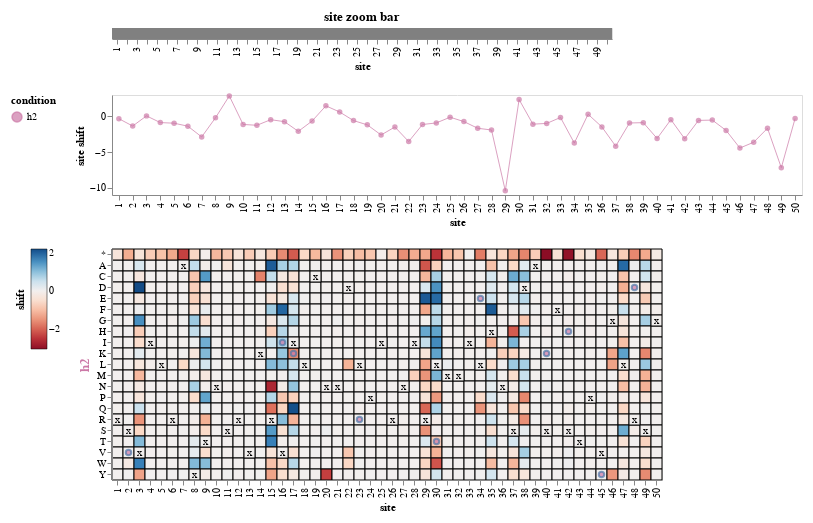

The cell this chart's notebook holds for it:
### Code cell
fit_model.model.mut_param_heatmap(mut_param="shift")

### Figure 1 — Vega-Lite specification as saved in the notebook (floating-point values rounded to 4 significant figures; data arrays with more than 128 entries replaced by an {"elided": "..."} marker saying what was removed)
{"config": {"view": {"continuousWidth": 300, "continuousHeight": 300}, "axis": {"grid": false, "labelOverlap": "parity"}, "padding": 10}, "vconcat": [{"data": {"name": "data-2944a0a5bb916d2570f382be55d2b0df"}, "mark": {"type": "rect"}, "encoding": {"color": {"value": "gray"}, "tooltip": [{"field": "site", "type": "quantitative"}], "x": {"field": "site", "sort": {"field": "_stat_site_order", "order": "ascending"}, "type": "ordinal"}}, "height": 11, "name": "view_2", "title": "site zoom bar", "width": 500}, {"layer": [{"mark": {"type": "line", "opacity": 0.7, "size": 1}, "encoding": {"color": {"field": "condition", "legend": {"orient": "left"}, "scale": {"domain": ["h2"], "range": ["#CC79A7"]}, "type": "nominal"}, "tooltip": [{"field": "site", "type": "quantitative"}, {"field": "condition", "type": "nominal"}, {"field": "_stat_site_val", "format": ".3g", "title": "site shift", "type": "quantitative"}, {"field": "wildtype", "type": "nominal"}, {"field": "wildtype_h2", "type": "nominal"}], "x": {"field": "site", "sort": {"field": "_stat_site_order", "order": "ascending"}, "type": "ordinal"}, "y": {"field": "_stat_site_val", "scale": {"zero": true}, "title": "site shift", "type": "quantitative"}}, "name": "view_1", "transform": [{"lookup": "site", "from": {"data": {"name": "data-55030e47fdf240d2a5d75449bd8fd934"}, "key": "site", "fields": ["wildtype", "wildtype_h2", "_stat_site_order"]}}, {"calculate": "max(datum['shift'],floor_at_zero['floor'])", "as": "_stat"}, {"joinaggregate": [{"op": "max", "field": "_stat", "as": "_stat_site_max"}], "groupby": ["site"]}, {"filter": "((datum['_stat_site_max'] >= (param_1['cutoff'] - 1e-06)) || (!isNumber(datum['_stat_site_max'])))"}, {"calculate": "(datum.wildtype !== datum.mutant)", "as": "_stat_not_wildtype"}, {"joinaggregate": [{"op": "max", "field": "_stat_not_wildtype", "as": "_stat_site_has_non_wildtype"}], "groupby": ["site"]}, {"filter": "datum['_stat_site_has_non_wildtype']"}, {"filter": {"param": "param_3"}}, {"aggregate": [{"op": "sum", "field": "_stat", "as": "_stat_sum"}, {"op": "mean", "field": "_stat", "as": "_stat_mean"}, {"op": "max", "field": "_stat", "as": "_stat_max"}, {"op": "min", "field": "_stat", "as": "_stat_min"}], "groupby": ["site", "wildtype", "wildtype_h2", "_stat_site_order", "condition"]}, {"fold": ["_stat_sum", "_stat_mean", "_stat_max", "_stat_min"], "as": ["_stat_site_stat", "_stat_site_val"]}, {"filter": {"param": "site_stat"}}, {"calculate": "true", "as": "_stat_show_line"}, {"filter": {"param": "param_2"}}]}, {"mark": {"type": "circle", "opacity": 0.7}, "encoding": {"color": {"field": "condition", "legend": {"orient": "left"}, "scale": {"domain": ["h2"], "range": ["#CC79A7"]}, "type": "nominal"}, "tooltip": [{"field": "site", "type": "quantitative"}, {"field": "condition", "type": "nominal"}, {"field": "_stat_site_val", "format": ".3g", "title": "site shift", "type": "quantitative"}, {"field": "wildtype", "type": "nominal"}, {"field": "wildtype_h2", "type": "nominal"}], "x": {"field": "site", "sort": {"field": "_stat_site_order", "order": "ascending"}, "type": "ordinal"}, "y": {"field": "_stat_site_val", "scale": {"zero": true}, "title": "site shift", "type": "quantitative"}}, "transform": [{"lookup": "site", "from": {"data": {"name": "data-55030e47fdf240d2a5d75449bd8fd934"}, "key": "site", "fields": ["wildtype", "wildtype_h2", "_stat_site_order"]}}, {"calculate": "max(datum['shift'],floor_at_zero['floor'])", "as": "_stat"}, {"joinaggregate": [{"op": "max", "field": "_stat", "as": "_stat_site_max"}], "groupby": ["site"]}, {"filter": "((datum['_stat_site_max'] >= (param_1['cutoff'] - 1e-06)) || (!isNumber(datum['_stat_site_max'])))"}, {"calculate": "(datum.wildtype !== datum.mutant)", "as": "_stat_not_wildtype"}, {"joinaggregate": [{"op": "max", "field": "_stat_not_wildtype", "as": "_stat_site_has_non_wildtype"}], "groupby": ["site"]}, {"filter": "datum['_stat_site_has_non_wildtype']"}, {"filter": {"param": "param_3"}}, {"aggregate": [{"op": "sum", "field": "_stat", "as": "_stat_sum"}, {"op": "mean", "field": "_stat", "as": "_stat_mean"}, {"op": "max", "field": "_stat", "as": "_stat_max"}, {"op": "min", "field": "_stat", "as": "_stat_min"}], "groupby": ["site", "wildtype", "wildtype_h2", "_stat_site_order", "condition"]}, {"fold": ["_stat_sum", "_stat_mean", "_stat_max", "_stat_min"], "as": ["_stat_site_stat", "_stat_site_val"]}, {"filter": {"param": "site_stat"}}]}], "data": {"name": "data-af5918c3e509bda59a1dc30d81e17ecc"}, "height": 100, "width": 690}, {"vconcat": [{"layer": [{"mark": {"type": "rect", "color": "gray", "opacity": 0.25}, "encoding": {"x": {"field": "site", "sort": {"field": "_stat_site_order", "order": "ascending"}, "type": "ordinal"}, "y": {"field": "mutant", "scale": {"domain": ["*", "A", "C", "D", "E", "F", "G", "H", "I", "K", "L", "M", "N", "P", "Q", "R", "S", "T", "V", "W", "Y"]}, "sort": ["*", "A", "C", "D", "E", "F", "G", "H", "I", "K", "L", "M", "N", "P", "Q", "R", "S", "T", "V", "W", "Y"], "title": null, "type": "nominal"}}, "name": "view_3", "transform": [{"lookup": "site", "from": {"data": {"name": "data-55030e47fdf240d2a5d75449bd8fd934"}, "key": "site", "fields": ["wildtype", "wildtype_h2", "_stat_site_order"]}}, {"calculate": "max(datum['shift'],floor_at_zero['floor'])", "as": "_stat"}, {"joinaggregate": [{"op": "max", "field": "_stat", "as": "_stat_site_max"}], "groupby": ["site"]}, {"filter": "((datum['_stat_site_max'] >= (param_1['cutoff'] - 1e-06)) || (!isNumber(datum['_stat_site_max'])))"}, {"calculate": "(datum.wildtype !== datum.mutant)", "as": "_stat_not_wildtype"}, {"joinaggregate": [{"op": "max", "field": "_stat_not_wildtype", "as": "_stat_site_has_non_wildtype"}], "groupby": ["site"]}, {"filter": "datum['_stat_site_has_non_wildtype']"}, {"filter": {"param": "param_3"}}, {"filter": "(datum['condition'] === 'h2')"}, {"impute": "_stat_dummy", "key": "mutant", "groupby": ["site"], "keyvals": ["*", "A", "C", "D", "E", "F", "G", "H", "I", "K", "L", "M", "N", "P", "Q", "R", "S", "T", "V", "W", "Y"], "value": null}]}, {"mark": {"type": "rect"}, "encoding": {"color": {"field": "_stat", "legend": {"gradientLength": 100, "gradientStrokeColor": "black", "gradientStrokeWidth": 0.5, "orient": "left", "title": "shift", "titleOrient": "left"}, "scale": {"domainMax": 2.197, "domainMid": 0, "domainMin": {"expr": "floor_at_zero.floor"}, "nice": false, "scheme": "redblue", "type": "linear", "zero": true}, "type": "quantitative"}, "stroke": {"value": "black"}, "tooltip": [{"field": "site", "type": "nominal"}, {"field": "wildtype", "type": "nominal"}, {"field": "mutant", "type": "nominal"}, {"field": "shift", "format": ".3g", "type": "quantitative"}, {"field": "condition", "type": "nominal"}, {"field": "wildtype_h2", "type": "nominal"}], "x": {"axis": {"labels": true, "ticks": true, "title": "site"}, "field": "site", "sort": {"field": "_stat_site_order", "order": "ascending"}, "type": "ordinal"}, "y": {"field": "mutant", "scale": {"domain": ["*", "A", "C", "D", "E", "F", "G", "H", "I", "K", "L", "M", "N", "P", "Q", "R", "S", "T", "V", "W", "Y"]}, "sort": ["*", "A", "C", "D", "E", "F", "G", "H", "I", "K", "L", "M", "N", "P", "Q", "R", "S", "T", "V", "W", "Y"], "title": null, "type": "nominal"}}, "title": {"text": "h2", "anchor": "middle", "color": "#CC79A7", "orient": "left"}, "transform": [{"lookup": "site", "from": {"data": {"name": "data-55030e47fdf240d2a5d75449bd8fd934"}, "key": "site", "fields": ["wildtype", "wildtype_h2", "_stat_site_order"]}}, {"calculate": "max(datum['shift'],floor_at_zero['floor'])", "as": "_stat"}, {"joinaggregate": [{"op": "max", "field": "_stat", "as": "_stat_site_max"}], "groupby": ["site"]}, {"filter": "((datum['_stat_site_max'] >= (param_1['cutoff'] - 1e-06)) || (!isNumber(datum['_stat_site_max'])))"}, {"calculate": "(datum.wildtype !== datum.mutant)", "as": "_stat_not_wildtype"}, {"joinaggregate": [{"op": "max", "field": "_stat_not_wildtype", "as": "_stat_site_has_non_wildtype"}], "groupby": ["site"]}, {"filter": "datum['_stat_site_has_non_wildtype']"}, {"filter": {"param": "param_3"}}, {"filter": "(datum['condition'] === 'h2')"}]}, {"mark": {"type": "text", "color": "black", "text": "x"}, "encoding": {"x": {"field": "site", "sort": {"field": "_stat_site_order", "order": "ascending"}, "type": "ordinal"}, "y": {"field": "mutant", "scale": {"domain": ["*", "A", "C", "D", "E", "F", "G", "H", "I", "K", "L", "M", "N", "P", "Q", "R", "S", "T", "V", "W", "Y"]}, "sort": ["*", "A", "C", "D", "E", "F", "G", "H", "I", "K", "L", "M", "N", "P", "Q", "R", "S", "T", "V", "W", "Y"], "title": null, "type": "nominal"}}, "transform": [{"lookup": "site", "from": {"data": {"name": "data-55030e47fdf240d2a5d75449bd8fd934"}, "key": "site", "fields": ["wildtype", "wildtype_h2", "_stat_site_order"]}}, {"calculate": "max(datum['shift'],floor_at_zero['floor'])", "as": "_stat"}, {"joinaggregate": [{"op": "max", "field": "_stat", "as": "_stat_site_max"}], "groupby": ["site"]}, {"filter": "((datum['_stat_site_max'] >= (param_1['cutoff'] - 1e-06)) || (!isNumber(datum['_stat_site_max'])))"}, {"calculate": "(datum.wildtype !== datum.mutant)", "as": "_stat_not_wildtype"}, {"joinaggregate": [{"op": "max", "field": "_stat_not_wildtype", "as": "_stat_site_has_non_wildtype"}], "groupby": ["site"]}, {"filter": "datum['_stat_site_has_non_wildtype']"}, {"filter": {"param": "param_3"}}, {"filter": "(datum.mutant === datum.wildtype)"}, {"filter": "(datum.wildtype === datum.mutant)"}]}, {"mark": {"type": "point", "fill": "#CC79A7"}, "encoding": {"x": {"field": "site", "sort": {"field": "_stat_site_order", "order": "ascending"}, "type": "ordinal"}, "y": {"field": "mutant", "scale": {"domain": ["*", "A", "C", "D", "E", "F", "G", "H", "I", "K", "L", "M", "N", "P", "Q", "R", "S", "T", "V", "W", "Y"]}, "sort": ["*", "A", "C", "D", "E", "F", "G", "H", "I", "K", "L", "M", "N", "P", "Q", "R", "S", "T", "V", "W", "Y"], "title": null, "type": "nominal"}}, "transform": [{"lookup": "site", "from": {"data": {"name": "data-55030e47fdf240d2a5d75449bd8fd934"}, "key": "site", "fields": ["wildtype", "wildtype_h2", "_stat_site_order"]}}, {"calculate": "max(datum['shift'],floor_at_zero['floor'])", "as": "_stat"}, {"joinaggregate": [{"op": "max", "field": "_stat", "as": "_stat_site_max"}], "groupby": ["site"]}, {"filter": "((datum['_stat_site_max'] >= (param_1['cutoff'] - 1e-06)) || (!isNumber(datum['_stat_site_max'])))"}, {"calculate": "(datum.wildtype !== datum.mutant)", "as": "_stat_not_wildtype"}, {"joinaggregate": [{"op": "max", "field": "_stat_not_wildtype", "as": "_stat_site_has_non_wildtype"}], "groupby": ["site"]}, {"filter": "datum['_stat_site_has_non_wildtype']"}, {"filter": {"param": "param_3"}}, {"filter": "(datum['condition'] === 'h2')"}, {"filter": "(datum['wildtype_h2'] !== datum.wildtype)"}, {"filter": "(datum['wildtype_h2'] === datum.mutant)"}]}], "height": {"step": 11}, "width": {"step": 11}}], "data": {"name": "data-af5918c3e509bda59a1dc30d81e17ecc"}, "resolve": {"scale": {"color": "shared", "x": "shared"}}, "spacing": 10}], "params": [{"name": "param_3", "select": {"type": "interval", "encodings": ["x"], "mark": {"stroke": "black", "strokeWidth": 2}}, "views": ["view_2", "view_1", "view_3"]}, {"name": "site_stat", "select": {"type": "point", "fields": ["_stat_site_stat"]}, "bind": {"input": "radio", "options": ["_stat_sum", "_stat_mean", "_stat_max", "_stat_min"], "labels": ["sum", "mean", "max", "min"], "name": "site shift statistic"}, "value": [{"_stat_site_stat": "_stat_sum"}], "views": ["view_1"]}, {"name": "param_2", "select": {"type": "point", "fields": ["_stat_show_line"]}, "bind": {"input": "radio", "options": [true, false], "labels": ["yes", "no"], "name": "show line on site plot"}, "value": [{"_stat_show_line": true}], "views": ["view_1"]}, {"name": "floor_at_zero", "select": {"type": "point", "fields": ["floor"]}, "bind": {"input": "radio", "options": [0, -3.054], "labels": ["yes", "no"], "name": "floor shift at zero"}, "value": [{"floor": -3.054}], "views": ["view_2", "view_1", "view_3"]}, {"name": "param_1", "select": {"type": "point", "fields": ["cutoff"]}, "bind": {"input": "range", "max": 2.197, "min": -3.054, "name": "minimum max of shift at site"}, "value": [{"cutoff": -3.054}], "views": ["view_2", "view_1", "view_3"]}], "resolve": {"scale": {"color": "independent"}}, "$schema": "https://vega.github.io/schema/vega-lite/v5.15.1.json", "datasets": {"data-2944a0a5bb916d2570f382be55d2b0df": [{"site": 1, "_stat_site_order": 0}, {"site": 2, "_stat_site_order": 1}, {"site": 3, "_stat_site_order": 2}, {"site": 4, "_stat_site_order": 3}, {"site": 5, "_stat_site_order": 4}, {"site": 6, "_stat_site_order": 5}, {"site": 7, "_stat_site_order": 6}, {"site": 8, "_stat_site_order": 7}, {"site": 9, "_stat_site_order": 8}, {"site": 10, "_stat_site_order": 9}, {"site": 11, "_stat_site_order": 10}, {"site": 12, "_stat_site_order": 11}, {"site": 13, "_stat_site_order": 12}, {"site": 14, "_stat_site_order": 13}, {"site": 15, "_stat_site_order": 14}, {"site": 16, "_stat_site_order": 15}, {"site": 17, "_stat_site_order": 16}, {"site": 18, "_stat_site_order": 17}, {"site": 19, "_stat_site_order": 18}, {"site": 20, "_stat_site_order": 19}, {"site": 21, "_stat_site_order": 20}, {"site": 22, "_stat_site_order": 21}, {"site": 23, "_stat_site_order": 22}, {"site": 24, "_stat_site_order": 23}, {"site": 25, "_stat_site_order": 24}, {"site": 26, "_stat_site_order": 25}, {"site": 27, "_stat_site_order": 26}, {"site": 28, "_stat_site_order": 27}, {"site": 29, "_stat_site_order": 28}, {"site": 30, "_stat_site_order": 29}, {"site": 31, "_stat_site_order": 30}, {"site": 32, "_stat_site_order": 31}, {"site": 33, "_stat_site_order": 32}, {"site": 34, "_stat_site_order": 33}, {"site": 35, "_stat_site_order": 34}, {"site": 36, "_stat_site_order": 35}, {"site": 37, "_stat_site_order": 36}, {"site": 38, "_stat_site_order": 37}, {"site": 39, "_stat_site_order": 38}, {"site": 40, "_stat_site_order": 39}, {"site": 41, "_stat_site_order": 40}, {"site": 42, "_stat_site_order": 41}, {"site": 43, "_stat_site_order": 42}, {"site": 44, "_stat_site_order": 43}, {"site": 45, "_stat_site_order": 44}, {"site": 46, "_stat_site_order": 45}, {"site": 47, "_stat_site_order": 46}, {"site": 48, "_stat_site_order": 47}, {"site": 49, "_stat_site_order": 48}, {"site": 50, "_stat_site_order": 49}], "data-af5918c3e509bda59a1dc30d81e17ecc": {"elided": "1050 records"}, "data-55030e47fdf240d2a5d75449bd8fd934": [{"site": 1, "wildtype": "R", "wildtype_h2": "R", "_stat_site_order": 0}, {"site": 2, "wildtype": "S", "wildtype_h2": "V", "_stat_site_order": 1}, {"site": 3, "wildtype": "V", "wildtype_h2": "V", "_stat_site_order": 2}, {"site": 4, "wildtype": "I", "wildtype_h2": "I", "_stat_site_order": 3}, {"site": 5, "wildtype": "L", "wildtype_h2": "L", "_stat_site_order": 4}, {"site": 6, "wildtype": "R", "wildtype_h2": "R", "_stat_site_order": 5}, {"site": 7, "wildtype": "A", "wildtype_h2": "A", "_stat_site_order": 6}, {"site": 8, "wildtype": "Y", "wildtype_h2": "Y", "_stat_site_order": 7}, {"site": 9, "wildtype": "T", "wildtype_h2": "T", "_stat_site_order": 8}, {"site": 10, "wildtype": "N", "wildtype_h2": "N", "_stat_site_order": 9}, {"site": 11, "wildtype": "S", "wildtype_h2": "S", "_stat_site_order": 10}, {"site": 12, "wildtype": "R", "wildtype_h2": "R", "_stat_site_order": 11}, {"site": 13, "wildtype": "V", "wildtype_h2": "V", "_stat_site_order": 12}, {"site": 14, "wildtype": "K", "wildtype_h2": "K", "_stat_site_order": 13}, {"site": 15, "wildtype": "R", "wildtype_h2": "R", "_stat_site_order": 14}, {"site": 16, "wildtype": "V", "wildtype_h2": "I", "_stat_site_order": 15}, {"site": 17, "wildtype": "I", "wildtype_h2": "K", "_stat_site_order": 16}, {"site": 18, "wildtype": "L", "wildtype_h2": "L", "_stat_site_order": 17}, {"site": 19, "wildtype": "C", "wildtype_h2": "C", "_stat_site_order": 18}, {"site": 20, "wildtype": "N", "wildtype_h2": "N", "_stat_site_order": 19}, {"site": 21, "wildtype": "N", "wildtype_h2": "N", "_stat_site_order": 20}, {"site": 22, "wildtype": "D", "wildtype_h2": "D", "_stat_site_order": 21}, {"site": 23, "wildtype": "L", "wildtype_h2": "R", "_stat_site_order": 22}, {"site": 24, "wildtype": "P", "wildtype_h2": "P", "_stat_site_order": 23}, {"site": 25, "wildtype": "I", "wildtype_h2": "I", "_stat_site_order": 24}, {"site": 26, "wildtype": "R", "wildtype_h2": "R", "_stat_site_order": 25}, {"site": 27, "wildtype": "N", "wildtype_h2": "N", "_stat_site_order": 26}, {"site": 28, "wildtype": "I", "wildtype_h2": "I", "_stat_site_order": 27}, {"site": 29, "wildtype": "R", "wildtype_h2": "R", "_stat_site_order": 28}, {"site": 30, "wildtype": "L", "wildtype_h2": "T", "_stat_site_order": 29}, {"site": 31, "wildtype": "M", "wildtype_h2": "M", "_stat_site_order": 30}, {"site": 32, "wildtype": "M", "wildtype_h2": "M", "_stat_site_order": 31}, {"site": 33, "wildtype": "I", "wildtype_h2": "I", "_stat_site_order": 32}, {"site": 34, "wildtype": "L", "wildtype_h2": "E", "_stat_site_order": 33}, {"site": 35, "wildtype": "H", "wildtype_h2": "H", "_stat_site_order": 34}, {"site": 36, "wildtype": "N", "wildtype_h2": "N", "_stat_site_order": 35}, {"site": 37, "wildtype": "S", "wildtype_h2": "S", "_stat_site_order": 36}, {"site": 38, "wildtype": "D", "wildtype_h2": "D", "_stat_site_order": 37}, {"site": 39, "wildtype": "A", "wildtype_h2": "A", "_stat_site_order": 38}, {"site": 40, "wildtype": "S", "wildtype_h2": "K", "_stat_site_order": 39}, {"site": 41, "wildtype": "F", "wildtype_h2": "F", "_stat_site_order": 40}, {"site": 42, "wildtype": "S", "wildtype_h2": "H", "_stat_site_order": 41}, {"site": 43, "wildtype": "T", "wildtype_h2": "T", "_stat_site_order": 42}, {"site": 44, "wildtype": "P", "wildtype_h2": "P", "_stat_site_order": 43}, {"site": 45, "wildtype": "V", "wildtype_h2": "Y", "_stat_site_order": 44}, {"site": 46, "wildtype": "G", "wildtype_h2": "G", "_stat_site_order": 45}, {"site": 47, "wildtype": "L", "wildtype_h2": "L", "_stat_site_order": 46}, {"site": 48, "wildtype": "R", "wildtype_h2": "D", "_stat_site_order": 47}, {"site": 49, "wildtype": "S", "wildtype_h2": "S", "_stat_site_order": 48}, {"site": 50, "wildtype": "G", "wildtype_h2": "G", "_stat_site_order": 49}]}}
